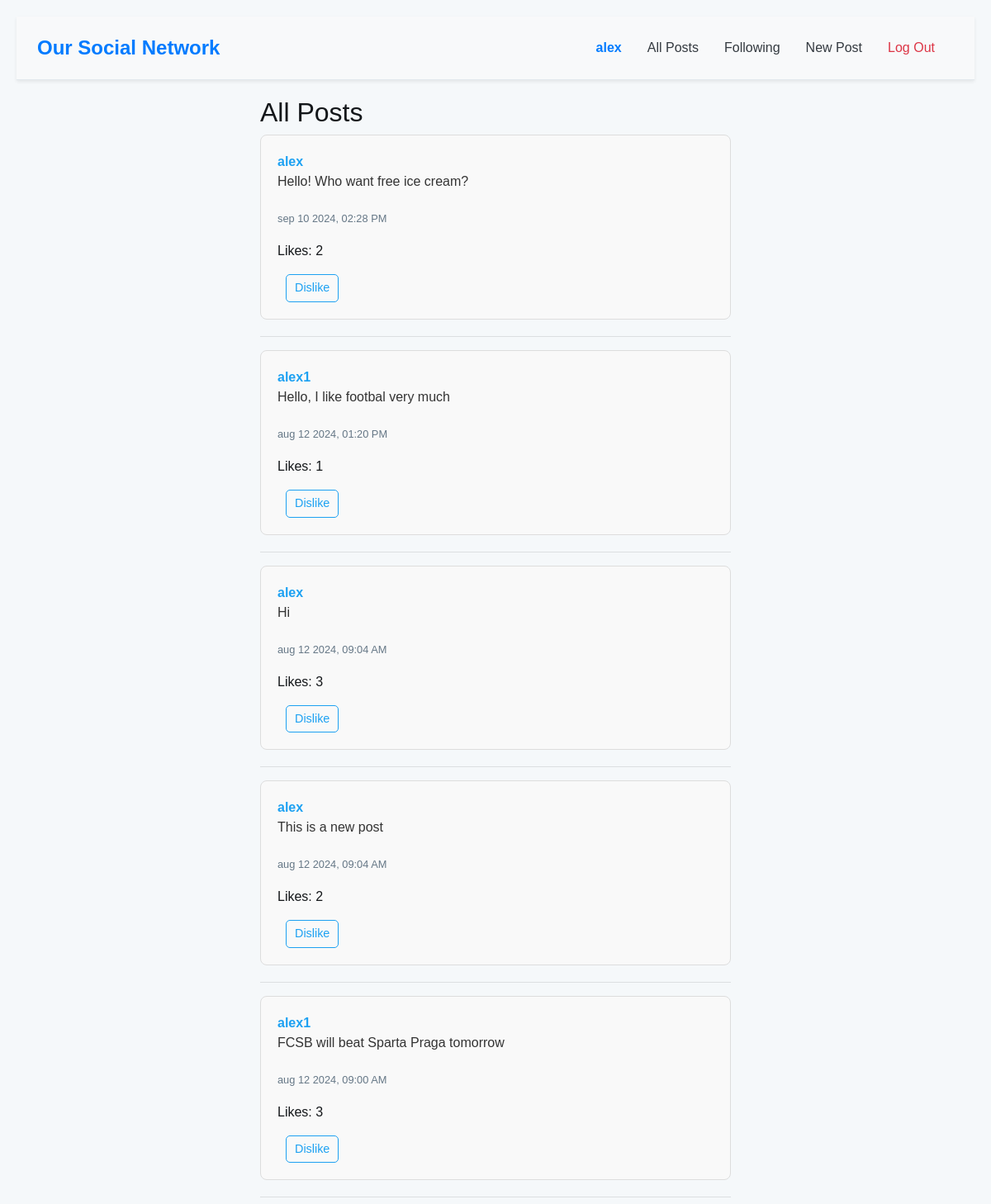
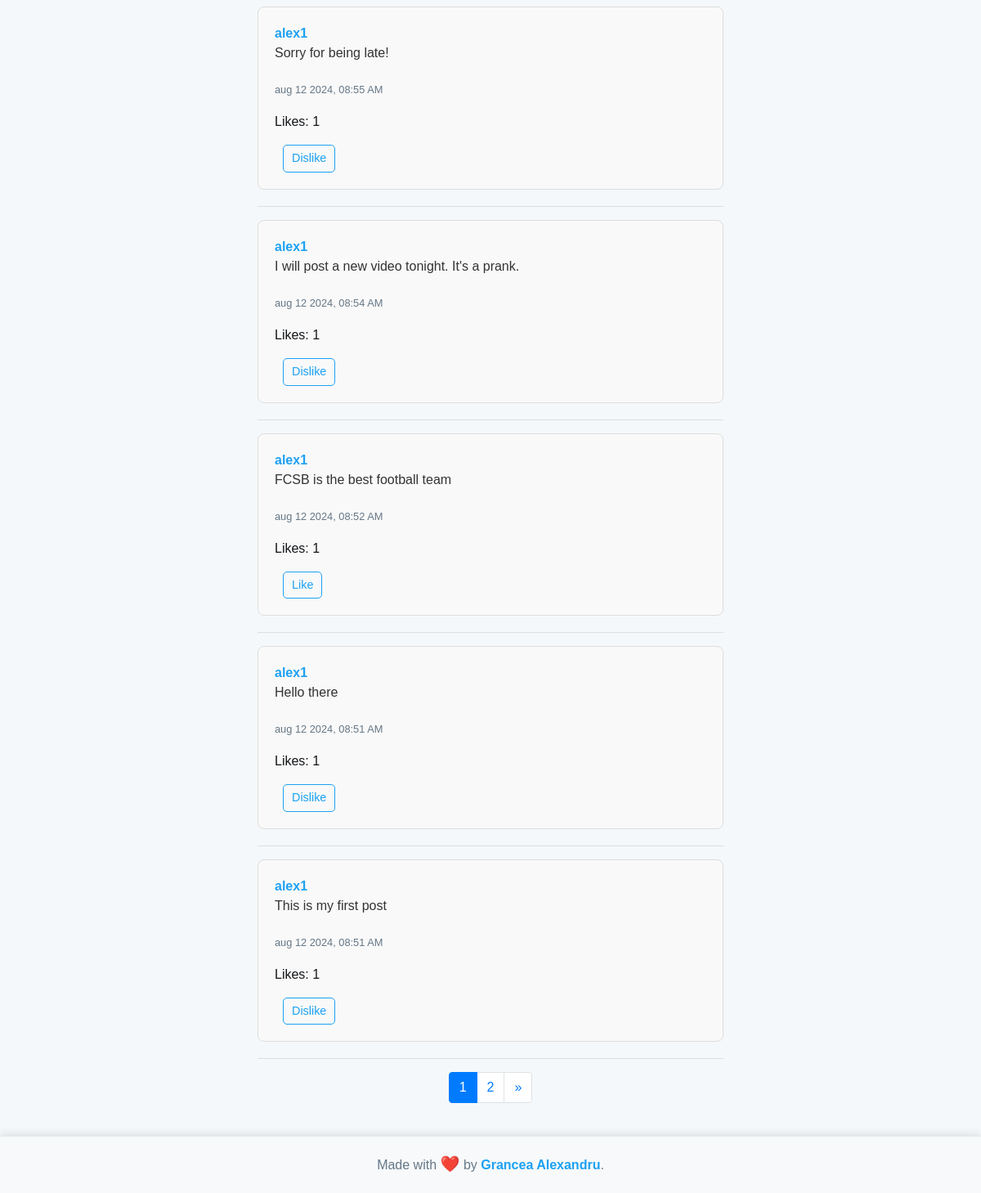
/ (signed in), run on the app's committed database (2 pictures, top to bottom).
### network/models.py (models this page shows, shortened)
class User(AbstractUser):
    followers = models.ManyToManyField("self", blank=True, symmetrical=False, related_name="following")

class Post(models.Model):
    user = models.ForeignKey(User, on_delete=models.CASCADE, related_name="posts")
    content = models.TextField(blank=True)
    timestamp = models.DateTimeField(auto_now_add=True)
    likes = models.ManyToManyField(User, related_name="liked_posts")

### network/views.py (the view)
# urls.py: path("", views.index, name="index"),
def index(request):
    posts = Post.objects.all().order_by('-timestamp')
    paginator = Paginator(posts, 10)
    page_number = request.GET.get('page')
    page_obj = paginator.get_page(page_number)
    return render(request, 'network/index.html', {
        'page_obj': page_obj
    })

### network/templates/network/index.html (shortened to what this page needs)
{% extends "network/layout.html" %}
{% block body %}
    <h2>All Posts</h2>
    {% for post in page_obj %}
        <div class="post" id="post-{{ post.id }}">
            <a href="{% url 'profile' post.user.username %}">{{ post.user }}</a>
            <p class="post-content">{{ post.content }}</p>
            <p><small>{{ post.timestamp|date:"b d Y, h:i A" }}</small></p>
            <p class="likes-count">Likes: {{ post.likes.count }}</p>
             {% if user.is_authenticated %}
                {% if request.user in post.likes.all %}
                    <button class="btn btn-sm btn-outline-primary like-btn" data-post-id="{{ post.id }}">Dislike</button>
                {% else %}
                    <button class="btn btn-sm btn-outline-primary like-btn" data-post-id="{{ post.id }}">Like</button>
                {% endif %}
            {% endif %}
        </div>
        <hr>
    {% endfor %}
    <nav aria-label="Page navigation">
        <ul class="pagination justify-content-center">
            {% for num in page_obj.paginator.page_range %}
                <li class="page-item {% if page_obj.number == num %}active{% endif %}">
                    <a class="page-link" href="?page={{ num }}">{{ num }}</a>
                </li>
            {% endfor %}
            {% if page_obj.has_next %}
                <li class="page-item">
                    <a class="page-link" href="?page={{ page_obj.next_page_number }}" aria-label="Next">
                        <span aria-hidden="true">&raquo;</span>
                    </a>
                </li>
            {% endif %}
        </ul>
    </nav>
{% endblock %}

### network/templates/network/layout.html (shortened to what this page needs)
{% load static %}
<!DOCTYPE html>
<html lang="en">
    <head>
        <link rel="stylesheet" href="https://stackpath.bootstrapcdn.com/bootstrap/4.4.1/css/bootstrap.min.css">
        <link href="{% static 'network/styles.css' %}" rel="stylesheet">
    </head>
    <body>
        <div class="main-content">
            <nav class="navbar navbar-expand-lg navbar-light bg-light shadow-sm">
                <div class="container">
                    <a class="navbar-brand font-weight-bold text-primary" href="#">Our Social Network</a>
                    <div class="collapse navbar-collapse" id="navbarNav">
                        <ul class="navbar-nav ml-auto">
                            {% if user.is_authenticated %}
                                <li class="nav-item">
                                    <a class="nav-link font-weight-bold text-primary" href="{% url 'profile' user.username %}">{{ user.username }}</a>
                                </li>
                            {% endif %}
                            <li class="nav-item">
                                <a class="nav-link text-dark" href="{% url 'index' %}">All Posts</a>
                            </li>
                            {% if user.is_authenticated %}
                                <li class="nav-item">
                                    <a class="nav-link text-dark" href="{% url 'following' %}">Following</a>
                                </li>
                                <li class="nav-item">
                                    <a class="nav-link text-dark" href="{% url 'new_post' %}">New Post</a>
                                </li>
                                <li class="nav-item">
                                    <a class="nav-link text-danger" href="{% url 'logout' %}">Log Out</a>
                                </li>
                            {% endif %}
                        </ul>
                    </div>
                </div>
            </nav>
            <div class="body">
                {% block body %}
                {% endblock %}
            </div>
        </div>
        <footer class="footer">
            Made with <span class="heart">❤️</span> by <a href="#">Grancea Alexandru</a>.
        </footer>
    </body>
</html>

### network/static/network/styles.css (style rules this page uses)
body { font-family: 'Arial', sans-serif; background-color: #f5f8fa; color: #14171a; margin: 0; padding: 0; }
html, body { height: 100%; margin: 0; display: flex; flex-direction: column; }
.main-content { flex: 1; padding: 20px; }
.navbar { background-color: #f8f9fa !important; padding: 15px 0; border-bottom: 1px solid #e1e8ed; }
.navbar-brand { font-size: 1.5rem; font-weight: bold; color: #007bff !important; }
.nav-item { margin-right: 15px; }
.nav-link { font-size: 1rem; color: #343a40 !important; }
.nav-link.text-danger { color: #dc3545 !important; }
.navbar .nav-link.font-weight-bold { color: #007bff !important; }
.body { max-width: 600px; margin: 20px auto; padding: 0 15px; }
.post { background-color: #ffffff; border: 1px solid #e1e8ed; border-radius: 8px; padding: 15px; margin-bottom: 15px; }
.post a { color: #1da1f2; font-weight: bold; text-decoration: none; }
.post p { font-size: 1rem; line-height: 1.5; }
.post small { color: #657786; }
a { color: #1da1f2; }
.footer { text-align: center; padding: 20px; background-color: #f7f9fa; border-top: 1px solid #e1e8ed; font-family: 'Arial', sans-serif; color: #657786; position: relative; box-shadow: 0 -2px 10px rgba(0, 0, 0, 0.1); width: 100%; margin-top: auto; }
.footer a { color: #1da1f2; text-decoration: none; font-weight: bold; }
.footer .heart { color: #e0245e; animation: heartbeat 1.5s infinite; font-size: 1.2em; }
.post { padding: 20px; margin-bottom: 20px; background-color: #f9f9f9; border: 1px solid #ddd; border-radius: 8px; position: relative; }
.post-content { font-size: 1.1em; margin-bottom: 20px; color: #333; }
.btn { margin-left: 10px; padding: 5px 10px; font-size: 0.9em; border-radius: 5px; cursor: pointer; }
.btn-outline-primary { border-color: #1da1f2; color: #1da1f2; }
.like-btn { margin-right: 18rem; }

### data on the page
User: username "alex"
Post: user "alex", content "Hello! Who want free ice cream?", timestamp "sep 10 2024, 02:28 PM", likes.count "2"
Post: user "alex1", content "Hello, I like footbal very much", timestamp "aug 12 2024, 01:20 PM", likes.count "1"
Post: user "alex", content "Hi", timestamp "aug 12 2024, 09:04 AM", likes.count "3"
Post: user "alex", content "This is a new post", timestamp "aug 12 2024, 09:04 AM", likes.count "2"
Post: user "alex1", content "FCSB will beat Sparta Praga tomorrow", timestamp "aug 12 2024, 09:00 AM", likes.count "3"
Post: user "alex1", content "Sorry for being late!", timestamp "aug 12 2024, 08:55 AM", likes.count "1"
Post: user "alex1", content "I will post a new video tonight. It's a prank.", timestamp "aug 12 2024, 08:54 AM", likes.count "1"
Post: user "alex1", content "FCSB is the best football team", timestamp "aug 12 2024, 08:52 AM", likes.count "1"
Post: user "alex1", content "Hello there", timestamp "aug 12 2024, 08:51 AM", likes.count "1"
Post: user "alex1", content "This is my first post", timestamp "aug 12 2024, 08:51 AM", likes.count "1"

### other printed values
{{ num }} "1" "2"
